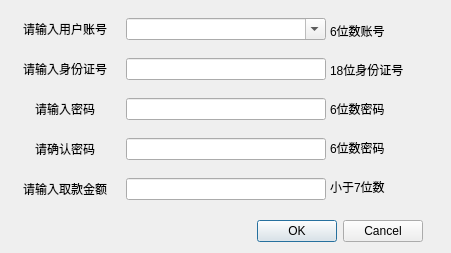
<?xml version="1.0" encoding="UTF-8"?>
<ui version="4.0">
 <class>user_getmoney</class>
 <widget class="QMainWindow" name="user_getmoney">
  <property name="geometry">
   <rect>
    <x>0</x>
    <y>0</y>
    <width>451</width>
    <height>253</height>
   </rect>
  </property>
  <property name="windowTitle">
   <string>取款</string>
  </property>
  <property name="styleSheet">
   <string notr="true">background-image: url(:/imagin/hua.bmp);</string>
  </property>
  <widget class="QWidget" name="centralwidget">
   <widget class="QWidget" name="gridLayoutWidget">
    <property name="geometry">
     <rect>
      <x>10</x>
      <y>10</y>
      <width>321</width>
      <height>201</height>
     </rect>
    </property>
    <layout class="QGridLayout" name="gridLayout">
     <item row="2" column="1">
      <widget class="QLineEdit" name="user_passward1">
       <property name="maximumSize">
        <size>
         <width>200</width>
         <height>16777215</height>
        </size>
       </property>
       <property name="sizeIncrement">
        <size>
         <width>200</width>
         <height>0</height>
        </size>
       </property>
       <property name="alignment">
        <set>Qt::AlignLeading|Qt::AlignLeft|Qt::AlignVCenter</set>
       </property>
      </widget>
     </item>
     <item row="2" column="0">
      <widget class="QLabel" name="label_3">
       <property name="minimumSize">
        <size>
         <width>100</width>
         <height>30</height>
        </size>
       </property>
       <property name="maximumSize">
        <size>
         <width>100</width>
         <height>30</height>
        </size>
       </property>
       <property name="text">
        <string>请输入密码</string>
       </property>
       <property name="alignment">
        <set>Qt::AlignCenter</set>
       </property>
      </widget>
     </item>
     <item row="4" column="1">
      <widget class="QLineEdit" name="get_money">
       <property name="maximumSize">
        <size>
         <width>200</width>
         <height>16777215</height>
        </size>
       </property>
       <property name="sizeIncrement">
        <size>
         <width>200</width>
         <height>0</height>
        </size>
       </property>
       <property name="alignment">
        <set>Qt::AlignLeading|Qt::AlignLeft|Qt::AlignVCenter</set>
       </property>
      </widget>
     </item>
     <item row="3" column="1">
      <widget class="QLineEdit" name="user_passward2">
       <property name="maximumSize">
        <size>
         <width>200</width>
         <height>16777215</height>
        </size>
       </property>
       <property name="sizeIncrement">
        <size>
         <width>200</width>
         <height>0</height>
        </size>
       </property>
       <property name="alignment">
        <set>Qt::AlignLeading|Qt::AlignLeft|Qt::AlignVCenter</set>
       </property>
      </widget>
     </item>
     <item row="1" column="1">
      <widget class="QLineEdit" name="user_id">
       <property name="maximumSize">
        <size>
         <width>200</width>
         <height>16777215</height>
        </size>
       </property>
       <property name="sizeIncrement">
        <size>
         <width>200</width>
         <height>0</height>
        </size>
       </property>
      </widget>
     </item>
     <item row="1" column="0">
      <widget class="QLabel" name="label">
       <property name="minimumSize">
        <size>
         <width>100</width>
         <height>30</height>
        </size>
       </property>
       <property name="maximumSize">
        <size>
         <width>100</width>
         <height>30</height>
        </size>
       </property>
       <property name="text">
        <string>请输入身份证号</string>
       </property>
       <property name="alignment">
        <set>Qt::AlignCenter</set>
       </property>
      </widget>
     </item>
     <item row="3" column="0">
      <widget class="QLabel" name="label_4">
       <property name="minimumSize">
        <size>
         <width>100</width>
         <height>30</height>
        </size>
       </property>
       <property name="maximumSize">
        <size>
         <width>100</width>
         <height>30</height>
        </size>
       </property>
       <property name="text">
        <string>请确认密码</string>
       </property>
       <property name="alignment">
        <set>Qt::AlignCenter</set>
       </property>
      </widget>
     </item>
     <item row="0" column="0">
      <widget class="QLabel" name="label_2">
       <property name="minimumSize">
        <size>
         <width>100</width>
         <height>30</height>
        </size>
       </property>
       <property name="maximumSize">
        <size>
         <width>100</width>
         <height>30</height>
        </size>
       </property>
       <property name="palette">
        <palette>
         <active/>
         <inactive/>
         <disabled/>
        </palette>
       </property>
       <property name="text">
        <string>请输入用户账号</string>
       </property>
       <property name="alignment">
        <set>Qt::AlignCenter</set>
       </property>
      </widget>
     </item>
     <item row="4" column="0">
      <widget class="QLabel" name="label_5">
       <property name="minimumSize">
        <size>
         <width>100</width>
         <height>30</height>
        </size>
       </property>
       <property name="maximumSize">
        <size>
         <width>100</width>
         <height>30</height>
        </size>
       </property>
       <property name="text">
        <string>请输入取款金额</string>
       </property>
       <property name="alignment">
        <set>Qt::AlignCenter</set>
       </property>
      </widget>
     </item>
     <item row="0" column="1">
      <widget class="QComboBox" name="user_num">
       <property name="styleSheet">
        <string notr="true">background-image: url(:/imagin/hua.bmp);</string>
       </property>
       <property name="editable">
        <bool>true</bool>
       </property>
       <property name="currentIndex">
        <number>-1</number>
       </property>
      </widget>
     </item>
    </layout>
   </widget>
   <widget class="QDialogButtonBox" name="yesorno">
    <property name="geometry">
     <rect>
      <x>150</x>
      <y>220</y>
      <width>273</width>
      <height>23</height>
     </rect>
    </property>
    <property name="standardButtons">
     <set>QDialogButtonBox::Cancel|QDialogButtonBox::Ok</set>
    </property>
   </widget>
   <widget class="QWidget" name="verticalLayoutWidget">
    <property name="geometry">
     <rect>
      <x>330</x>
      <y>10</y>
      <width>102</width>
      <height>201</height>
     </rect>
    </property>
    <layout class="QVBoxLayout" name="verticalLayout">
     <item>
      <widget class="QLabel" name="label_10">
       <property name="maximumSize">
        <size>
         <width>100</width>
         <height>25</height>
        </size>
       </property>
       <property name="styleSheet">
        <string notr="true">background-image: url(:/imagin/hua.bmp);</string>
       </property>
       <property name="text">
        <string>6位数账号</string>
       </property>
      </widget>
     </item>
     <item>
      <widget class="QLabel" name="label_6">
       <property name="maximumSize">
        <size>
         <width>100</width>
         <height>25</height>
        </size>
       </property>
       <property name="styleSheet">
        <string notr="true">background-image: url(:/imagin/hua.bmp);</string>
       </property>
       <property name="text">
        <string>18位身份证号</string>
       </property>
      </widget>
     </item>
     <item>
      <widget class="QLabel" name="label_7">
       <property name="maximumSize">
        <size>
         <width>100</width>
         <height>25</height>
        </size>
       </property>
       <property name="styleSheet">
        <string notr="true">background-image: url(:/imagin/hua.bmp);</string>
       </property>
       <property name="text">
        <string>6位数密码</string>
       </property>
      </widget>
     </item>
     <item>
      <widget class="QLabel" name="label_8">
       <property name="minimumSize">
        <size>
         <width>100</width>
         <height>25</height>
        </size>
       </property>
       <property name="maximumSize">
        <size>
         <width>100</width>
         <height>25</height>
        </size>
       </property>
       <property name="styleSheet">
        <string notr="true">background-image: url(:/imagin/hua.bmp);</string>
       </property>
       <property name="text">
        <string>6位数密码</string>
       </property>
      </widget>
     </item>
     <item>
      <widget class="QLabel" name="label_9">
       <property name="minimumSize">
        <size>
         <width>100</width>
         <height>25</height>
        </size>
       </property>
       <property name="maximumSize">
        <size>
         <width>100</width>
         <height>25</height>
        </size>
       </property>
       <property name="styleSheet">
        <string notr="true">background-image: url(:/imagin/hua.bmp);</string>
       </property>
       <property name="text">
        <string>小于7位数</string>
       </property>
      </widget>
     </item>
    </layout>
   </widget>
  </widget>
 </widget>
 <resources/>
 <connections/>
</ui>
